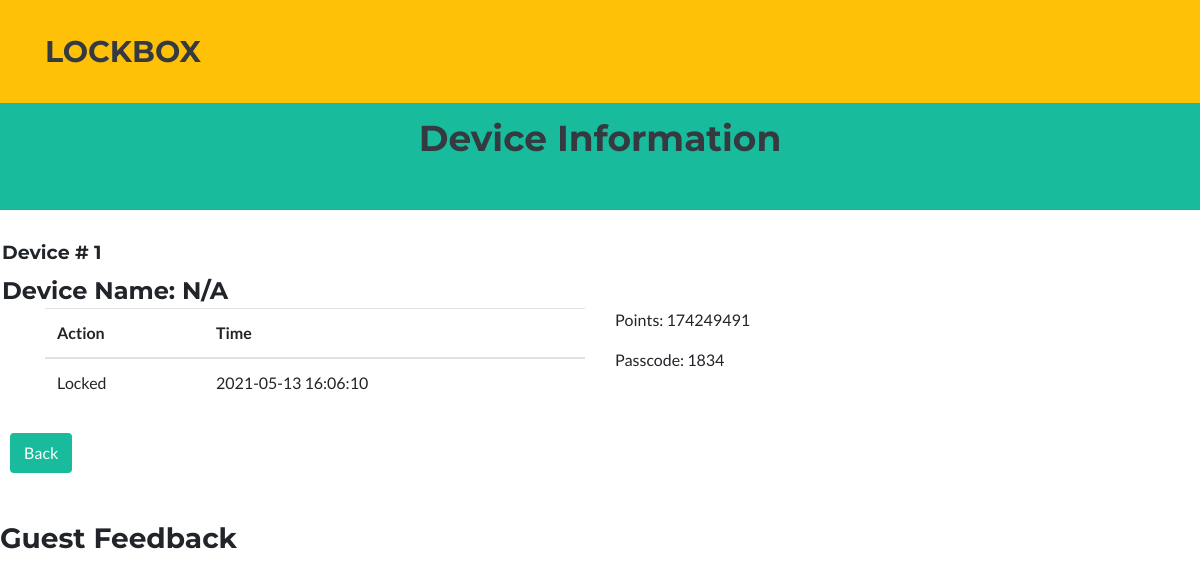
Screenshot of /admin/event/devices/1/1 (signed in) with the database file from the repository.
### tables this page shows
CREATE TABLE device (
                        session_id integer,
                        device_number integer,
                        name varchar(255) NOT NULL,
                        passcode varchar(255) NOT NULL,
                        PRIMARY KEY (device_number),
                        UNIQUE (session_id,device_number)
                    );

CREATE TABLE event (
                        event_id integer,
                        session_id integer,
                        device_number integer,
                        action varchar(255) NOT NULL,
                        datetime datetime NOT NULL,
                        PRIMARY KEY (event_id)
                    );

### app.py (the view)
@app.route("/admin/event/devices/<int:sessionId>/<int:deviceNum>")
def guestDevice(sessionId,deviceNum):
  try:
    passcode = session['passcode'] #verify successful login
  except:
      return redirect('/admin/login')
  sessionId = int(sessionId)
  deviceNum = int(deviceNum)
  points = str(check_score(sessionId, deviceNum))
  connection = connectDB()
  cursor = connection.cursor()
  cursor.execute('''SELECT action,datetime FROM event WHERE session_id = ? AND device_number = ?''', (sessionId, deviceNum,))
  actions = cursor.fetchall()
  cursor.execute('''SELECT comment FROM feedback WHERE session_id = ? AND device_number = ?''', (sessionId, deviceNum,))
  comment = cursor.fetchone()
  if comment:
    comment = comment[0]
  else:
    comment  = ""
  cursor.execute('''SELECT name,passcode FROM device where session_id = ? AND device_number = ?''', (sessionId,deviceNum))
  response = cursor.fetchone()
  passcode = response[1]
  deviceName = response[0]
  cursor.close()
  closeDB(connection)
  return render_template('deviceInfo.html',sessionId = sessionId, deviceNum = deviceNum, points = points, actions = actions, comment = comment, passcode = passcode,deviceName = deviceName)

### app.py (called while the page is built)
def connectDB():
    connection = sqlite3.connect("lockbox.db")
    return connection

def closeDB(connection):
    connection.commit()
    connection.close()

### templates/deviceInfo.html (shortened to what this page needs)
<!DOCTYPE html>
<html>
<head>
    <link rel="stylesheet" href="{{ url_for('static', filename='css/bootstrap.min.css') }}">
    <link rel="stylesheet" href="{{ url_for('static', filename='css/Brands.css') }}">
    <link rel="stylesheet" href="{{ url_for('static', filename='css/Contact-Form-Clean.css') }}">
    <link rel="stylesheet" href="{{ url_for('static', filename='css/Login-Form-Dark.css') }}">
</head>
<body id="page-top">
    <nav class="navbar navbar-light navbar-expand-lg fixed-top bg-warning text-uppercase" id="mainNav">
        <div class="container"><a class="navbar-brand text-dark js-scroll-trigger" href="/" style="font-size: 30px;">Lockbox</a></div>
    </nav>
    <header style="background: var(--primary);height: 210.2px;">
        <h1 style="padding: 117px;color: var(--gray-dark);text-align: center;font-size: 36px;">Device Information</h1>
    </header>
    <section id="portfolio" class="portfolio" style="transform: perspective(0px) translate(0px);transform-origin: top;height: 274.2px;padding: 30px 0px;text-align: left;">
        <h1 style="font-size: 19px;padding: 10px;margin: -8px;">Device # {{ deviceNum }}</h1>
        <h1 style="font-size: 24px;padding: 10px;margin: -8px;">Device Name: {{ deviceName }}</h1>
        <div class="container">
          <div class="row">
              <div class="col-md-6"><div class="table-responsive">
                <table class="table">
                <thead>
                    <tr>
                        <th>Action</th>
                        <th>Time</th>
                    </tr>
                </thead>
                <tbody>
                  {% for action in actions%}
                      <tr>
                          <td> {{ action[0] }}</td>
                          <td> {{ action[1] }}</td>
                      </tr>
                  {% endfor %}
                </tbody>
                </table>
              </div>
            </div>
                <div class="col-md-6">
                    <p>Points: {{ points }}</p>
                    <p>Passcode: {{ passcode }}</p></div>
                </div>
          </div>
        <a class="btn btn-primary" role="button" style="margin: 10px;transform: translate(0px);" href="/admin/event/{{sessionId}}">Back</a>
        <section style="padding: 39px 0px;">
            <h1 style="font-size: 28px;">Guest Feedback</h1>
            <p>{{ comment }}<br/>
        </section>
    </section>
</body>
</html>

### rows the page displays
device: name "N/A", passcode "1834"
event: action "Locked", datetime "2021-05-13 16:06:10"

### other values shown
{{ deviceNum }} "1"
{{ points }} "174249491"
